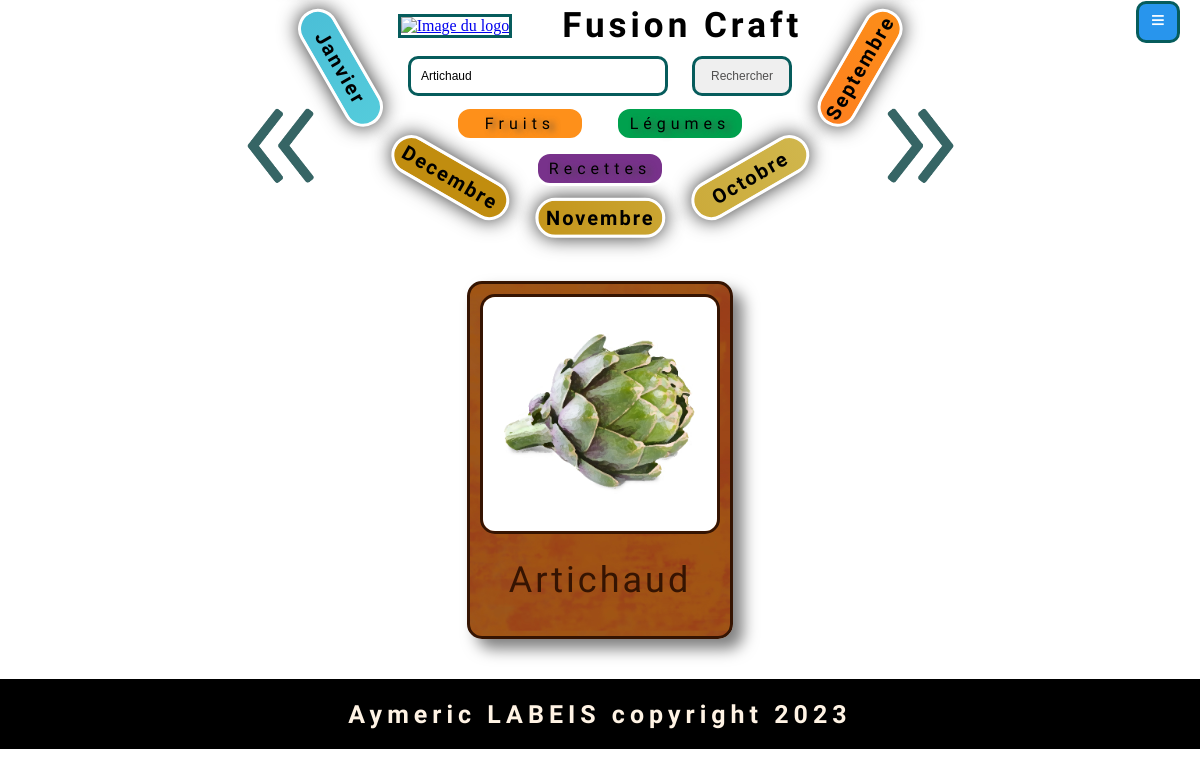
The page /index.php?carte=Artichaud on the database its author committed.
### tables this page shows
CREATE TABLE IF NOT EXISTS `fruits_legumes` (
  `id_fruits_legumes` int NOT NULL AUTO_INCREMENT,
  `libelle` varchar(50) NOT NULL,
  `img` varchar(50) NOT NULL,
  `img_dispo` varchar(50) NOT NULL,
  `prix` float NOT NULL,
  `kilo_piece` varchar(20) NOT NULL,
  `vitamines` varchar(250) NOT NULL,
  `mineraux` varchar(250) NOT NULL,
  `type` varchar(20) NOT NULL,
  `id_users` bigint UNSIGNED NOT NULL,
  PRIMARY KEY (`id_fruits_legumes`),
  KEY `FK_FL_USERS` (`id_users`)
);

### index.php (the view, shortened to what this page needs)
<?php declare(strict_types=1);
$pdo = new PDO('mysql:host=localhost;dbname=projet_fl', 'root', '');
$moisIndex = date('n');
$query = 'SELECT flm.id_fruits_legumes, fl.libelle, fl.img, fl.img_dispo, fl.prix, fl.kilo_piece ,fl.vitamines, fl.mineraux
          FROM fruits_legumes_mois as flm
          INNER JOIN fruits_legumes as fl ON fl.id_fruits_legumes = flm.id_fruits_legumes
          WHERE id_mois = :moisIndex
          ORDER BY fl.libelle ASC';
$fruit_legume = $pdo->prepare($query);
$fruit_legume->bindParam(':moisIndex', $moisIndex, PDO::PARAM_INT);
$fruit_legume->execute();
$fruits_legumes = $fruit_legume->fetchAll(PDO::FETCH_ASSOC);
if (isset($_GET['carte'])) {
  $query = 'SELECT * FROM fruits_legumes WHERE libelle LIKE :searchTerm
  ORDER BY libelle ASC';
  $fruit_legume = $pdo->prepare($query);
  $searchTerm = '%' . $_GET['carte'] . '%';
  $fruit_legume->bindParam(':searchTerm', $searchTerm, PDO::PARAM_STR);
  $fruit_legume->execute();
  $fruits_legumes = $fruit_legume->fetchAll(PDO::FETCH_ASSOC);
}
?>
<!DOCTYPE html >
<html lang="fr-FR">
<head>
    <link rel="stylesheet" href="style.css">
</head>
<body>
  <header>
    <div class="logo_title">
      <a  href="index.php" id="InitialMonth"><img class= "logo" src="ressources/logo2.png" alt="Image du logo"></a>
      <h1 class="titre">Fusion Craft</h1>
    </div>
  </header>
  <nav>
     <div class="menu">
      <div class ="recherche_FL">
       <form class="formSearch" method="get">
        <input type="text" name="carte" placeholder="Rechercher un fruit ou un légume" value="<?= htmlspecialchars($_GET['carte'] ?? '') ?>">
        <button type="submit" class="rechercher">Rechercher</button>
       </form>
    <button class="btn_compte" onclick=" myAccount()">≡</button>
   </div>
      <form class="formFL"  method="post">
       <div class ="button_FL">
        <button type="submit" class="flecheG" name="FL" value="month-1"onclick="rotateRoue(-30)"></button>
        <button type="submit" id="btnFLR" class="button_F" name="F_L" value="Fruit">Fruits</button>
        <button type="submit" id="btnFLR" class="button_L" name="F_L" value="Legume">Légumes</button>
        <button type="submit" class="flecheD" name="FL" value="month+1" onclick="rotateRoue(30)"></button>
       </div>
      </form>
       <div class ="button_Recettes">
      <a href="Recettes.php" id="btnFLR" class="btn_Recettes" >Recettes</a>
       </div>
       <div class="RoueSelect" id="moisRoue">
        <button class="buttonR janvier" value="01" draggable="true" ondragstart="dragStart(event)"><h2>Janvier</h2></button>
        <button class="buttonR septembre" value="09" draggable="true" ondragstart="dragStart(event)"><h2>Septembre</h2></button>
        <button class="buttonR octobre" value="10" draggable="true" ondragstart="dragStart(event)"><h2>Octobre</h2></button>
        <button class="buttonR novembre" value="11" draggable="true" ondragstart="dragStart(event)"><h2>Novembre</h2></button>
        <button class="buttonR decembre" value="12" draggable="true" ondragstart="dragStart(event)"><h2>Decembre</h2></button>
      </div>
      </div>
  </nav>
   <div class="container_carte" >
   <?php if (empty($fruits_legumes)) : ?>
  <h3>Aucune carte de fruit ou de légume trouvée</h3>
    <?php else : ?>
   <?php foreach($fruits_legumes as $fruit_legume): ?>
    <div class="carte">
      <div class="double-face">
          <div class="face">
              <img src="ressources/FL/<?= $fruit_legume['img']?>" alt="<?= $fruit_legume['img']?>">
              <h2><?= $fruit_legume['libelle']?></h2>
          </div>
          <div class="arriere">
            <div class="carte_info">
              <div class="info">
                <h4><?= $fruit_legume['prix']?><?= $fruit_legume['kilo_piece']?></h4>
              </div>
              <div class="info">
                <h3>Vitamines:</h3>
                <p><?= $fruit_legume['vitamines']?></p>
              </div>
              <div class="info">
                <h3>Mineraux:</h3>
                <p> <?= $fruit_legume['mineraux']?></p>
              </div>
              </div>
            <a href="recettes.php?carte=<?=$fruit_legume['libelle']?>">Idée Recette</a>
          </div>
      </div>
     </div>
      <?php endforeach ?>
      <?php endif; ?>
   </div>
    <footer class="footerDesktop">
       <h2>Aymeric LABEIS copyright 2023</h2>
    </footer>
</body>
</html>

### rows shown on the page
fruits_legumes: img (picture), libelle "Artichaud"
